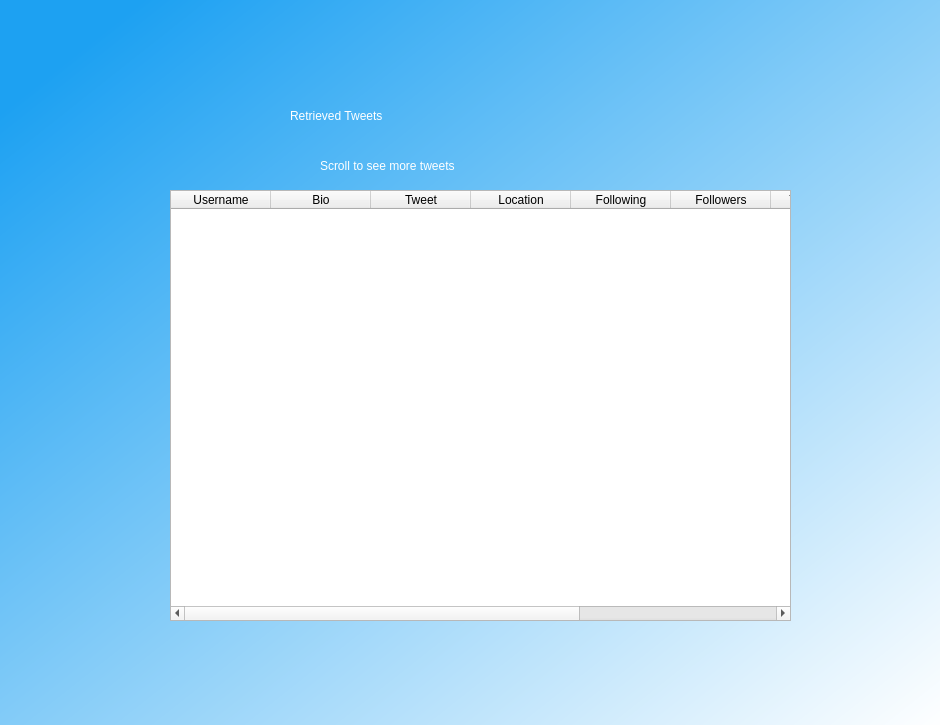
<?xml version="1.0" encoding="UTF-8"?>
<ui version="4.0">
 <class>Dialog</class>
 <widget class="QDialog" name="Dialog">
  <property name="geometry">
   <rect>
    <x>0</x>
    <y>0</y>
    <width>940</width>
    <height>725</height>
   </rect>
  </property>
  <property name="windowTitle">
   <string>Dialog</string>
  </property>
  <widget class="QWidget" name="bgwidget" native="true">
   <property name="geometry">
    <rect>
     <x>0</x>
     <y>0</y>
     <width>941</width>
     <height>731</height>
    </rect>
   </property>
   <property name="styleSheet">
    <string notr="true">QWidget#bgwidget{
background-color: qlineargradient(spread:pad, x1:0.068, y1:0.0852273, x2:1, y2:1, stop:0 rgba(29, 161, 242, 255), stop:1 rgba(255, 255, 255, 255))
}</string>
   </property>
   <widget class="QLabel" name="label">
    <property name="geometry">
     <rect>
      <x>290</x>
      <y>80</y>
      <width>411</width>
      <height>71</height>
     </rect>
    </property>
    <property name="styleSheet">
     <string notr="true">font: 36pt &quot;MS Shell Dlg 2&quot;;
color: rgb(255, 255, 255);</string>
    </property>
    <property name="text">
     <string>Retrieved Tweets</string>
    </property>
   </widget>
   <widget class="QLabel" name="label_2">
    <property name="geometry">
     <rect>
      <x>320</x>
      <y>150</y>
      <width>381</width>
      <height>31</height>
     </rect>
    </property>
    <property name="styleSheet">
     <string notr="true">color: rgb(255, 255, 255);
font: 18pt &quot;MS Shell Dlg 2&quot;;</string>
    </property>
    <property name="text">
     <string>Scroll to see more tweets</string>
    </property>
   </widget>
   <widget class="QLabel" name="label_3">
    <property name="geometry">
     <rect>
      <x>850</x>
      <y>640</y>
      <width>71</width>
      <height>71</height>
     </rect>
    </property>
    <property name="text">
     <string/>
    </property>
    <property name="pixmap">
     <pixmap>../../Downloads/twitter.png</pixmap>
    </property>
   </widget>
   <widget class="QTableWidget" name="tableWidget">
    <property name="geometry">
     <rect>
      <x>170</x>
      <y>190</y>
      <width>621</width>
      <height>431</height>
     </rect>
    </property>
    <column>
     <property name="text">
      <string>Username</string>
     </property>
    </column>
    <column>
     <property name="text">
      <string>Bio</string>
     </property>
    </column>
    <column>
     <property name="text">
      <string>Tweet</string>
     </property>
    </column>
    <column>
     <property name="text">
      <string>Location</string>
     </property>
    </column>
    <column>
     <property name="text">
      <string>Following</string>
     </property>
    </column>
    <column>
     <property name="text">
      <string>Followers</string>
     </property>
    </column>
    <column>
     <property name="text">
      <string>TotalTweets</string>
     </property>
    </column>
    <column>
     <property name="text">
      <string>RetweetCount</string>
     </property>
    </column>
    <column>
     <property name="text">
      <string>Hashtags</string>
     </property>
    </column>
   </widget>
  </widget>
 </widget>
 <resources/>
 <connections/>
</ui>
